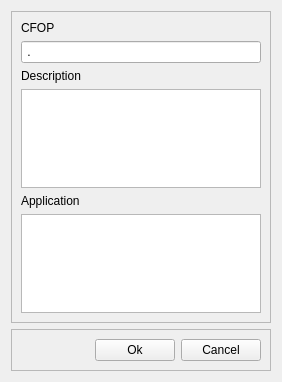
<?xml version="1.0" encoding="UTF-8"?>
<ui version="4.0">
 <class>AddCfopView</class>
 <widget class="QWidget" name="AddCfopView">
  <property name="geometry">
   <rect>
    <x>0</x>
    <y>0</y>
    <width>282</width>
    <height>382</height>
   </rect>
  </property>
  <property name="windowTitle">
   <string>Add new cfop</string>
  </property>
  <layout class="QVBoxLayout" name="verticalLayout_2">
   <item>
    <widget class="QFrame" name="frame">
     <property name="frameShape">
      <enum>QFrame::StyledPanel</enum>
     </property>
     <property name="frameShadow">
      <enum>QFrame::Raised</enum>
     </property>
     <layout class="QGridLayout" name="gridLayout">
      <item row="0" column="0">
       <widget class="QLabel" name="label_2">
        <property name="text">
         <string>CFOP</string>
        </property>
       </widget>
      </item>
      <item row="1" column="0">
       <widget class="QLineEdit" name="cfopLineEdit">
        <property name="inputMask">
         <string>9.999; </string>
        </property>
        <property name="maxLength">
         <number>5</number>
        </property>
       </widget>
      </item>
      <item row="2" column="0">
       <widget class="QLabel" name="label">
        <property name="text">
         <string>Description</string>
        </property>
       </widget>
      </item>
      <item row="4" column="0">
       <widget class="QLabel" name="label_3">
        <property name="text">
         <string>Application</string>
        </property>
       </widget>
      </item>
      <item row="3" column="0">
       <widget class="QPlainTextEdit" name="descriptionPlainTextEdit"/>
      </item>
      <item row="5" column="0">
       <widget class="QPlainTextEdit" name="applicationPlainTextEdit"/>
      </item>
     </layout>
    </widget>
   </item>
   <item>
    <widget class="QFrame" name="frame_2">
     <property name="frameShape">
      <enum>QFrame::StyledPanel</enum>
     </property>
     <property name="frameShadow">
      <enum>QFrame::Raised</enum>
     </property>
     <layout class="QHBoxLayout" name="horizontalLayout">
      <item>
       <spacer name="horizontalSpacer">
        <property name="orientation">
         <enum>Qt::Horizontal</enum>
        </property>
        <property name="sizeHint" stdset="0">
         <size>
          <width>74</width>
          <height>20</height>
         </size>
        </property>
       </spacer>
      </item>
      <item>
       <widget class="QPushButton" name="okPushButton">
        <property name="text">
         <string>Ok</string>
        </property>
       </widget>
      </item>
      <item>
       <widget class="QPushButton" name="cancelPushButton">
        <property name="text">
         <string>Cancel</string>
        </property>
       </widget>
      </item>
     </layout>
    </widget>
   </item>
  </layout>
 </widget>
 <resources/>
 <connections/>
</ui>
